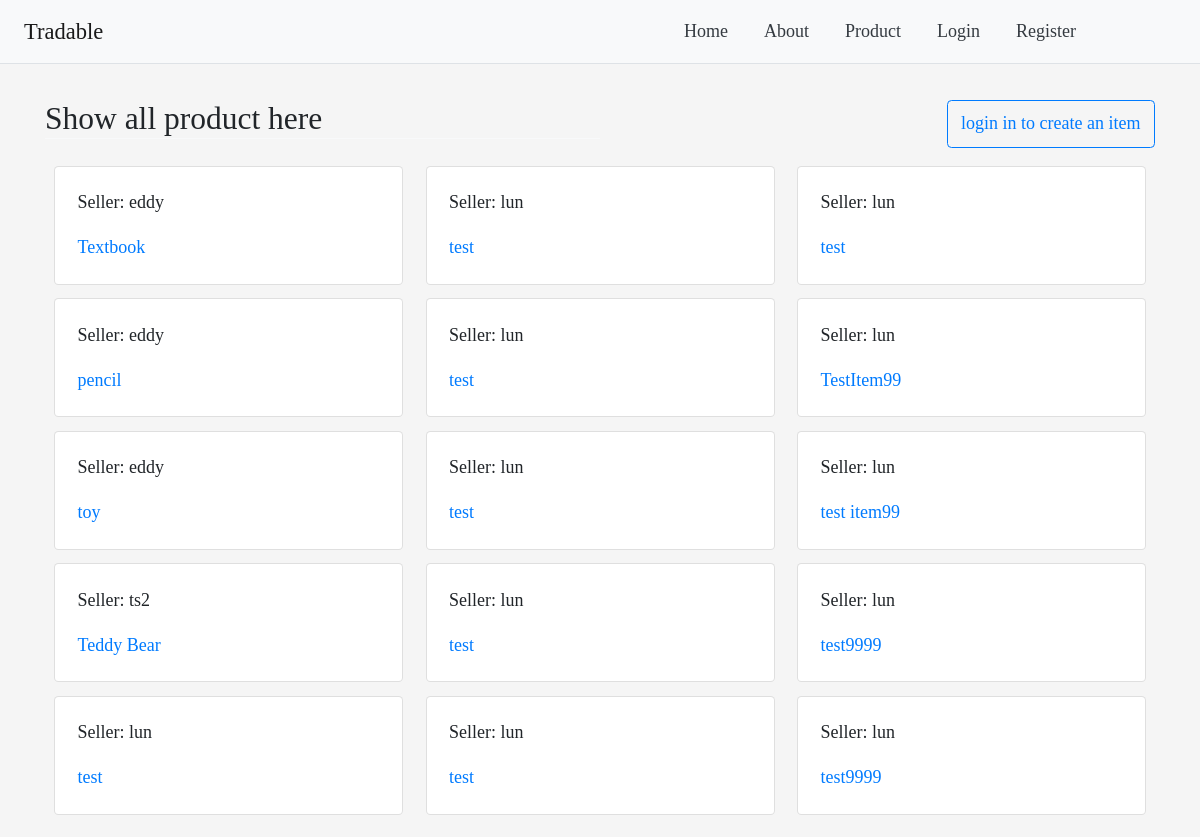
/items/list/, run on the app's committed database.
### items/models.py (models this page shows, shortened)
class Item(models.Model):
    name = models.CharField(max_length=100)
    description = models.TextField()
    price = models.DecimalField(decimal_places=2, max_digits=10000)
    condition = models.TextField()
    createdDateTime = models.DateTimeField(default=timezone.now)
    seller = models.ForeignKey(User, on_delete=models.CASCADE)

### items/views.py (the view)
# urls.py: path('list/', item_list_all_view, name='listallitem'),
def item_list_all_view(request):
    querysetOfItem = Item.objects.all()
    context = {
        'list_all_item': querysetOfItem
    }
    return render(request, "item/list_all.html", context)

### items/templates/item/list_all.html
{% extends 'base.html' %}
{% block content %}
    <div>
        <div class="my-2 d-flex">
            <h3 class="border-bottom border-light px-0 col " >Show all product here</h3>
            {% if user.is_authenticated %}
                <a class="col row justify-content-end" href="{% url "createitem" %}"><input class="btn btn-outline-primary" type= 'button' value='Create an item'/></a>
            {% else %}
                <a class="col row justify-content-end" href="{% url "login" %}"><input class="btn btn-outline-primary" type= 'button' value='login in to create an item'/></a>
            {% endif %}
        </div>
        <div class="card-columns bg-l border-light p-2">
            {% for item in list_all_item %}
                <div class="card border-black">
                    <div class="card-body" style="max-width: 18rem;">
                        <p class="card-text">Seller: {{ item.seller }}</a></p>
                        <p class="card-text"><a href="/items/{{item.id}}">{{ item.name }}</a></p>
                    </div>
                </div >
            {% endfor %}
        </div>
    </div>
{% endblock %}

### templates/base.html (style rules this page uses)
* { font-family: Calibri; font-size: 18px; }
*, *:before, *:after { box-sizing: border-box; }
body { background: whitesmoke; }

### data on the page
Item: seller "eddy", name "Textbook"
Item: seller "eddy", name "pencil"
Item: seller "eddy", name "toy"
Item: seller "ts2", name "Teddy Bear"
Item: seller "lun", name "test"
Item: seller "lun", name "test"
Item: seller "lun", name "test"
Item: seller "lun", name "test"
Item: seller "lun", name "test"
Item: seller "lun", name "test"
Item: seller "lun", name "test"
Item: seller "lun", name "TestItem99"
Item: seller "lun", name "test item99"
Item: seller "lun", name "test9999"
Item: seller "lun", name "test9999"
